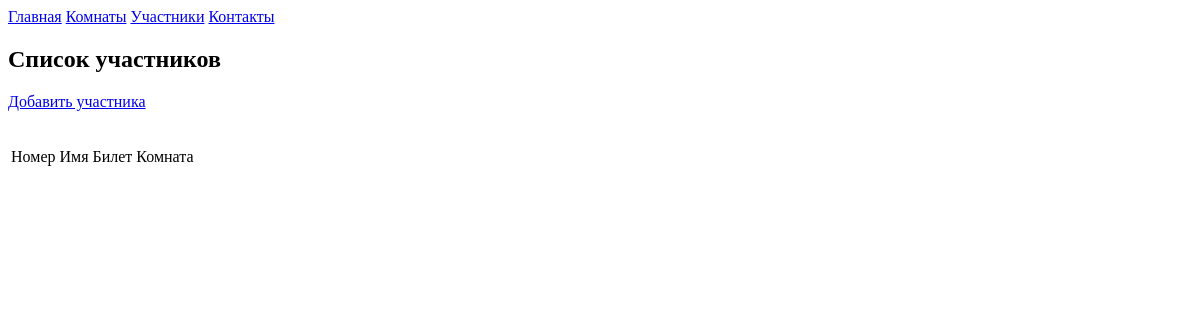
The page /roulette/persons on the database as committed earlier.
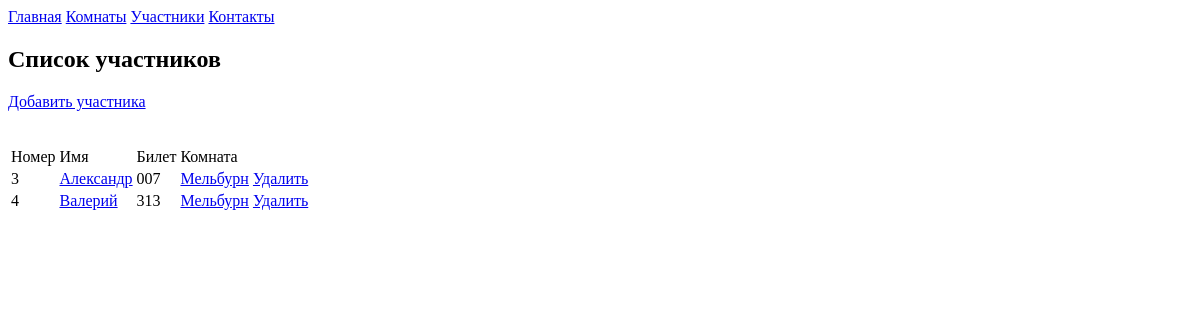
The same page on the database as committed later.
### roulette/models.py (models this page shows, shortened)
class Person(models.Model):
    ticket = models.CharField(max_length=255)
    name = models.CharField(max_length=255)
    chatroom = models.ForeignKey(ChatRoom, on_delete=models.PROTECT, null=True, default=None)
    tags = models.ManyToManyField(Tag)

class ChatRoom(models.Model):
    name = models.CharField(max_length=255)
    capacity = models.IntegerField(default=0)
    occupied = models.IntegerField(default=0)

### roulette/views.py (the view)
# urls.py: path('persons', views.persons),
def persons(request):
    return render(request, 'persons.html', {
        'persons': Person.objects.all()
    })

### roulette/templates/persons.html (shortened to what this page needs)
{% extends 'base.html' %}
{% block content %}
    <h2>Список участников</h2>
    <a href="/roulette/addperson">Добавить участника</a>
    <br><br>
    <table>
        <tr>
            <td>Номер</td>
            <td>Имя</td>
            <td>Билет</td>
            <td>Комната</td>
        </tr>
        {% for person in persons %}
        <tr>
            <td>{{ person.id }}</td>
            <td><a href="/roulette/person/{{ person.id }}">{{ person.name }}</a></td>
            <td>{{ person.ticket }}</td>
            <td><a href="/roulette/chatroom/{{ person.chatroom }}">{{ person.chatroom.name }}</a></td>
            <td><a href="/roulette/removeperson/{{ person.id }}">Удалить</a></td>
        </tr>
        {% endfor %}
{% endblock %}

### roulette/templates/base.html (shortened to what this page needs)
<!DOCTYPE html>
<html lang="en">
<head>
</head>
<body>
    <a href="/roulette">Главная</a>
    <a href="/roulette/chatrooms">Комнаты</a>
    <a href="/roulette/persons">Участники</a>
    <a href="/roulette/contacts">Контакты</a>
    {% block content %}{% endblock %}
</body>
</html>

Rows that differ between the two databases and show on the page:
added Person: id "3", name "Александр", ticket "007", chatroom.name "Мельбурн"
added Person: id "4", name "Валерий", ticket "313", chatroom.name "Мельбурн"
